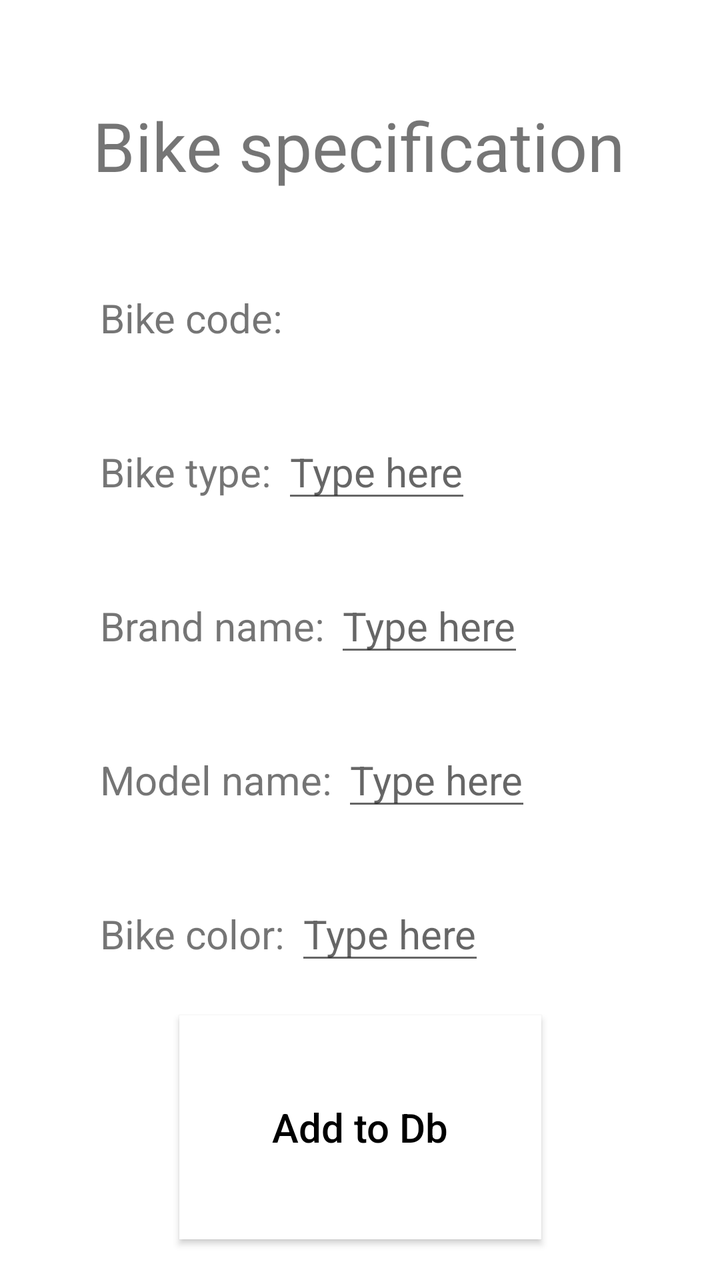
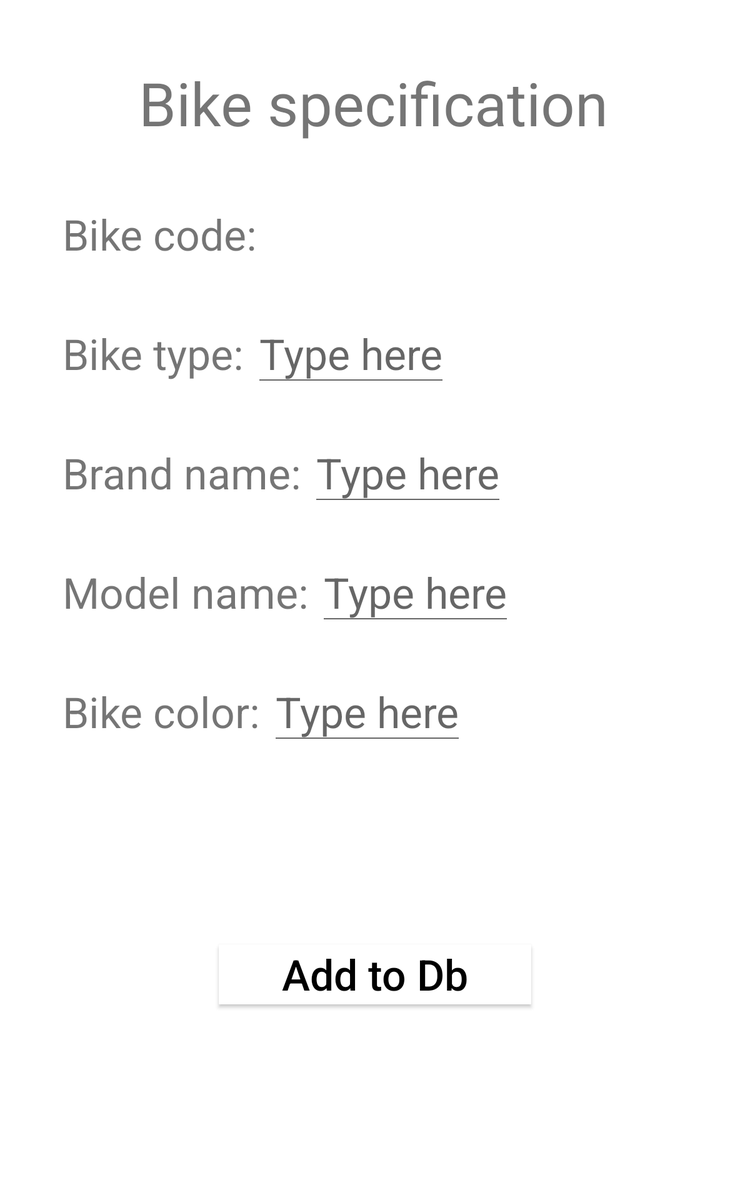

Two renders of one Android screen. The first uses the default layout on a phone; the second uses the alternative layout the repository ships for a different screen configuration, on a matching device. The two XML files are below.
<!-- AndroidManifest.xml: application theme Theme.BikeHelper_MobileApp_Project -->
<!-- res/layout/activity_bike_addition.xml -->
<?xml version="1.0" encoding="utf-8"?>
<androidx.constraintlayout.widget.ConstraintLayout xmlns:android="http://schemas.android.com/apk/res/android"
    xmlns:app="http://schemas.android.com/apk/res-auto"
    xmlns:tools="http://schemas.android.com/tools"
    android:layout_width="match_parent"
    android:layout_height="match_parent"
    tools:context=".BikeAddition">

    <androidx.appcompat.widget.AppCompatButton
        android:id="@+id/AddToDb"
        android:layout_width="181dp"
        android:layout_height="112dp"
        android:layout_alignParentEnd="true"
        android:layout_alignParentBottom="true"
        android:background="@color/white"
        android:drawableRight="@mipmap/ic_arrow"
        android:insetTop="0dp"
        android:insetBottom="0dp"
        android:onClick="addBike"
        android:text="Add to Db"
        android:textAllCaps="false"
        android:textColor="@color/black"
        android:textSize="20sp"
        app:layout_constraintBottom_toBottomOf="parent"
        app:layout_constraintEnd_toEndOf="parent"
        app:layout_constraintStart_toStartOf="parent"
        app:layout_constraintTop_toBottomOf="@+id/bikeColortv"
        tools:ignore="HardcodedText" />

    <TextView
        android:id="@+id/bikeCodetv"
        android:layout_width="wrap_content"
        android:layout_height="wrap_content"
        android:layout_marginTop="50dp"
        android:text=""
        android:textSize="20sp"
        app:layout_constraintStart_toEndOf="@+id/textView7"
        app:layout_constraintTop_toBottomOf="@+id/textView12" />

    <EditText
        android:id="@+id/bikeTypetv"
        android:layout_width="wrap_content"
        android:layout_height="wrap_content"
        android:hint="Type here"
        android:textSize="20sp"
        app:layout_constraintBaseline_toBaselineOf="@id/textView8"
        app:layout_constraintStart_toEndOf="@+id/textView8" />

    <EditText
        android:id="@+id/brandNametv"
        android:layout_width="wrap_content"
        android:layout_height="wrap_content"
        android:hint="Type here"
        android:textSize="20sp"
        app:layout_constraintBaseline_toBaselineOf="@id/textView9"
        app:layout_constraintStart_toEndOf="@+id/textView9" />

    <EditText
        android:id="@+id/modelNametv"
        android:layout_width="wrap_content"
        android:layout_height="wrap_content"
        android:hint="Type here"
        android:textSize="20sp"
        app:layout_constraintBaseline_toBaselineOf="@id/textView10"
        app:layout_constraintStart_toEndOf="@+id/textView10" />

    <EditText
        android:id="@+id/bikeColortv"
        android:layout_width="wrap_content"
        android:layout_height="wrap_content"
        android:hint="Type here"
        android:textSize="20sp"
        app:layout_constraintBaseline_toBaselineOf="@id/textView11"
        app:layout_constraintStart_toEndOf="@+id/textView11" />

    <TextView
        android:id="@+id/textView7"
        android:layout_width="wrap_content"
        android:layout_height="wrap_content"
        android:layout_marginStart="50dp"
        android:layout_marginTop="50dp"
        android:text="Bike code: "
        android:textSize="20sp"
        app:layout_constraintStart_toStartOf="parent"
        app:layout_constraintTop_toBottomOf="@+id/textView12" />

    <TextView
        android:id="@+id/textView8"
        android:layout_width="wrap_content"
        android:layout_height="wrap_content"
        android:layout_marginStart="50dp"
        android:layout_marginTop="50dp"
        android:text="Bike type: "
        android:textSize="20sp"
        app:layout_constraintStart_toStartOf="parent"
        app:layout_constraintTop_toBottomOf="@+id/textView7" />

    <TextView
        android:id="@+id/textView9"
        android:layout_width="wrap_content"
        android:layout_height="wrap_content"
        android:layout_marginStart="50dp"
        android:layout_marginTop="50dp"
        android:text="Brand name: "
        android:textSize="20sp"
        app:layout_constraintStart_toStartOf="parent"
        app:layout_constraintTop_toBottomOf="@+id/textView8" />

    <TextView
        android:id="@+id/textView10"
        android:layout_width="wrap_content"
        android:layout_height="wrap_content"
        android:layout_marginStart="50dp"
        android:layout_marginTop="50dp"
        android:text="Model name: "
        android:textSize="20sp"
        app:layout_constraintStart_toStartOf="parent"
        app:layout_constraintTop_toBottomOf="@+id/textView9" />

    <TextView
        android:id="@+id/textView11"
        android:layout_width="wrap_content"
        android:layout_height="wrap_content"
        android:layout_marginStart="50dp"
        android:layout_marginTop="50dp"
        android:text="Bike color: "
        android:textSize="20sp"
        app:layout_constraintStart_toStartOf="parent"
        app:layout_constraintTop_toBottomOf="@+id/textView10" />

    <TextView
        android:id="@+id/textView12"
        android:layout_width="wrap_content"
        android:layout_height="wrap_content"
        android:layout_marginTop="50dp"
        android:text="Bike specification"
        android:textSize="34sp"
        app:layout_constraintEnd_toEndOf="parent"
        app:layout_constraintHorizontal_bias="0.496"
        app:layout_constraintStart_toStartOf="parent"
        app:layout_constraintTop_toTopOf="parent" />
</androidx.constraintlayout.widget.ConstraintLayout>
<!-- resources referenced by this layout -->
<resources>
  <color name="black">#FF000000</color>
  <color name="white">#FFFFFFFF</color>
  <style name="Theme.BikeHelper_MobileApp_Project" parent="Theme.MaterialComponents.DayNight.DarkActionBar">
          
          <item name="colorPrimary">@color/grey</item>
          <item name="colorPrimaryVariant">@color/darkgrey</item>
          <item name="colorOnPrimary">@color/white</item>
          
          <item name="colorSecondary">@color/teal_200</item>
          <item name="colorSecondaryVariant">@color/teal_700</item>
          <item name="colorOnSecondary">@color/black</item>
          
          <item name="android:statusBarColor" tools:targetApi="l">?attr/colorOnPrimary</item>
          
      </style>
  <color name="grey">#4E4C4C</color>
  <color name="darkgrey">#393838</color>
  <color name="teal_200">#FF03DAC5</color>
  <color name="teal_700">#FF018786</color>
</resources>
<!-- res/layout-sw600dp/activity_bike_addition.xml (the repository's variant of the layout above) -->
<!-- drawn on a 7-inch tablet held upright -->
<?xml version="1.0" encoding="utf-8"?>
<androidx.constraintlayout.widget.ConstraintLayout xmlns:android="http://schemas.android.com/apk/res/android"
    xmlns:app="http://schemas.android.com/apk/res-auto"
    xmlns:tools="http://schemas.android.com/tools"
    android:layout_width="match_parent"
    android:layout_height="match_parent"
    tools:context=".BikeAddition">

    <androidx.appcompat.widget.AppCompatButton
        android:id="@+id/AddToDb"
        android:layout_width="250dp"
        android:layout_height="wrap_content"
        android:layout_alignParentEnd="true"
        android:layout_alignParentBottom="true"
        android:background="@color/white"
        android:drawableRight="@mipmap/ic_arrow"
        android:insetTop="0dp"
        android:insetBottom="0dp"
        android:onClick="addBike"
        android:text="Add to Db"
        android:textAllCaps="false"
        android:textColor="@color/black"
        android:textSize="34sp"
        app:layout_constraintBottom_toBottomOf="parent"
        app:layout_constraintEnd_toEndOf="parent"
        app:layout_constraintStart_toStartOf="parent"
        app:layout_constraintTop_toBottomOf="@+id/bikeColortv"
        tools:ignore="HardcodedText" />

    <TextView
        android:id="@+id/bikeCodetv"
        android:layout_width="wrap_content"
        android:layout_height="wrap_content"
        android:layout_marginTop="50dp"
        android:text=""
        android:textSize="34sp"
        app:layout_constraintBottom_toBottomOf="@+id/tv7_bikecode"
        app:layout_constraintStart_toEndOf="@+id/tv7_bikecode"
        app:layout_constraintTop_toBottomOf="@+id/textView12" />

    <EditText
        android:id="@+id/bikeTypetv"
        android:layout_width="wrap_content"
        android:layout_height="wrap_content"
        android:hint="Type here"
        android:textSize="34sp"
        app:layout_constraintBaseline_toBaselineOf="@id/tv8_biketype"
        app:layout_constraintStart_toEndOf="@+id/tv8_biketype" />

    <EditText
        android:id="@+id/brandNametv"
        android:layout_width="wrap_content"
        android:layout_height="wrap_content"
        android:hint="Type here"
        android:textSize="34sp"
        app:layout_constraintBaseline_toBaselineOf="@id/tv_brandname"
        app:layout_constraintStart_toEndOf="@+id/tv_brandname" />

    <EditText
        android:id="@+id/modelNametv"
        android:layout_width="wrap_content"
        android:layout_height="wrap_content"
        android:hint="Type here"
        android:textSize="34sp"
        app:layout_constraintBaseline_toBaselineOf="@id/tv_modelname"
        app:layout_constraintStart_toEndOf="@+id/tv_modelname" />

    <EditText
        android:id="@+id/bikeColortv"
        android:layout_width="wrap_content"
        android:layout_height="wrap_content"
        android:hint="Type here"
        android:textSize="34sp"
        app:layout_constraintBaseline_toBaselineOf="@id/tv11_bikecolor"
        app:layout_constraintStart_toEndOf="@+id/tv11_bikecolor" />

    <TextView
        android:id="@+id/tv7_bikecode"
        android:layout_width="wrap_content"
        android:layout_height="wrap_content"
        android:layout_marginStart="50dp"
        android:layout_marginTop="50dp"
        android:text="Bike code: "
        android:textSize="34sp"
        app:layout_constraintStart_toStartOf="parent"
        app:layout_constraintTop_toBottomOf="@+id/textView12" />

    <TextView
        android:id="@+id/tv8_biketype"
        android:layout_width="wrap_content"
        android:layout_height="wrap_content"
        android:layout_marginStart="50dp"
        android:layout_marginTop="50dp"
        android:text="Bike type: "
        android:textSize="34sp"
        app:layout_constraintStart_toStartOf="parent"
        app:layout_constraintTop_toBottomOf="@+id/tv7_bikecode" />

    <TextView
        android:id="@+id/tv_brandname"
        android:layout_width="wrap_content"
        android:layout_height="wrap_content"
        android:layout_marginStart="50dp"
        android:layout_marginTop="50dp"
        android:text="Brand name: "
        android:textSize="34sp"
        app:layout_constraintStart_toStartOf="parent"
        app:layout_constraintTop_toBottomOf="@+id/tv8_biketype" />

    <TextView
        android:id="@+id/tv_modelname"
        android:layout_width="wrap_content"
        android:layout_height="wrap_content"
        android:layout_marginStart="50dp"
        android:layout_marginTop="50dp"
        android:text="Model name: "
        android:textSize="34sp"
        app:layout_constraintStart_toStartOf="parent"
        app:layout_constraintTop_toBottomOf="@+id/tv_brandname" />

    <TextView
        android:id="@+id/tv11_bikecolor"
        android:layout_width="wrap_content"
        android:layout_height="wrap_content"
        android:layout_marginStart="50dp"
        android:layout_marginTop="50dp"
        android:text="Bike color: "
        android:textSize="34sp"
        app:layout_constraintStart_toStartOf="parent"
        app:layout_constraintTop_toBottomOf="@+id/tv_modelname" />

    <TextView
        android:id="@+id/textView12"
        android:layout_width="wrap_content"
        android:layout_height="wrap_content"
        android:layout_marginTop="50dp"
        android:text="Bike specification"
        android:textSize="48sp"
        app:layout_constraintEnd_toEndOf="parent"
        app:layout_constraintHorizontal_bias="0.496"
        app:layout_constraintStart_toStartOf="parent"
        app:layout_constraintTop_toTopOf="parent" />
</androidx.constraintlayout.widget.ConstraintLayout>
